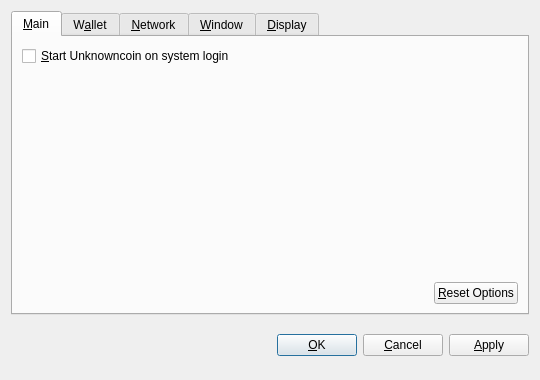
<?xml version="1.0" encoding="UTF-8"?>
<ui version="4.0">
 <class>OptionsDialog</class>
 <widget class="QDialog" name="OptionsDialog">
  <property name="geometry">
   <rect>
    <x>0</x>
    <y>0</y>
    <width>540</width>
    <height>380</height>
   </rect>
  </property>
  <property name="windowTitle">
   <string>Options</string>
  </property>
  <property name="modal">
   <bool>true</bool>
  </property>
  <layout class="QVBoxLayout" name="verticalLayout">
   <item>
    <widget class="QTabWidget" name="tabWidget">
     <property name="tabPosition">
      <enum>QTabWidget::North</enum>
     </property>
     <property name="currentIndex">
      <number>0</number>
     </property>
     <widget class="QWidget" name="tabMain">
      <attribute name="title">
       <string>&amp;Main</string>
      </attribute>
      <layout class="QVBoxLayout" name="verticalLayout_Main">
       <item>
        <widget class="QCheckBox" name="bitcoinAtStartup">
         <property name="toolTip">
          <string>Automatically start Unknowncoin after logging in to the system.</string>
         </property>
         <property name="text">
          <string>&amp;Start Unknowncoin on system login</string>
         </property>
        </widget>
       </item>
       <item>
        <spacer name="verticalSpacer_Main">
         <property name="orientation">
          <enum>Qt::Vertical</enum>
         </property>
         <property name="sizeHint" stdset="0">
          <size>
           <width>20</width>
           <height>40</height>
          </size>
         </property>
        </spacer>
       </item>
       <item>
        <layout class="QHBoxLayout" name="horizontalLayout_2_Main">
         <item>
          <spacer name="horizontalSpacer_2_Main">
           <property name="orientation">
            <enum>Qt::Horizontal</enum>
           </property>
           <property name="sizeHint" stdset="0">
            <size>
             <width>40</width>
             <height>20</height>
            </size>
           </property>
          </spacer>
         </item>
         <item>
          <widget class="QPushButton" name="resetButton">
           <property name="toolTip">
            <string>Reset all client options to default.</string>
           </property>
           <property name="text">
            <string>&amp;Reset Options</string>
           </property>
           <property name="autoDefault">
            <bool>false</bool>
           </property>
          </widget>
         </item>
        </layout>
       </item>
      </layout>
     </widget>
     <widget class="QWidget" name="tabWallet">
      <attribute name="title">
       <string>W&amp;allet</string>
      </attribute>
      <layout class="QVBoxLayout" name="verticalLayout_Network">
       <item>
        <widget class="QLabel" name="transactionFeeInfoLabel">
         <property name="text">
          <string>Optional transaction fee per kB that helps make sure your transactions are processed quickly. Most transactions are 1 kB.</string>
         </property>
         <property name="textFormat">
          <enum>Qt::PlainText</enum>
         </property>
         <property name="wordWrap">
          <bool>true</bool>
         </property>
        </widget>
       </item>
       <item>
        <layout class="QHBoxLayout" name="horizontalLayout_1_Main">
         <item>
          <widget class="QLabel" name="transactionFeeLabel">
           <property name="text">
            <string>Pay transaction &amp;fee</string>
           </property>
           <property name="textFormat">
            <enum>Qt::PlainText</enum>
           </property>
           <property name="buddy">
            <cstring>transactionFee</cstring>
           </property>
          </widget>
         </item>
         <item>
          <widget class="BitcoinAmountField" name="transactionFee"/>
         </item>
         <item>
          <spacer name="horizontalSpacer_1_Main">
           <property name="orientation">
            <enum>Qt::Horizontal</enum>
           </property>
           <property name="sizeHint" stdset="0">
            <size>
             <width>40</width>
             <height>20</height>
            </size>
           </property>
          </spacer>
         </item>
        </layout>
       </item>
       <item>
        <widget class="QLabel" name="label">
         <property name="text">
          <string>If you disable the spending of unconfirmed change, the change from a transaction cannot be used until that transaction has at least one confirmation. This also affects how your balance is computed.</string>
         </property>
         <property name="wordWrap">
          <bool>true</bool>
         </property>
        </widget>
       </item>
       <item>
        <widget class="QCheckBox" name="spendZeroConfChange">
         <property name="text">
          <string>Spend unconfirmed change  (experts only)</string>
         </property>
        </widget>
       </item>
       <item>
        <spacer name="verticalSpacer">
         <property name="orientation">
          <enum>Qt::Vertical</enum>
         </property>
         <property name="sizeHint" stdset="0">
          <size>
           <width>20</width>
           <height>40</height>
          </size>
         </property>
        </spacer>
       </item>
      </layout>
     </widget>
     <widget class="QWidget" name="tabNetwork">
      <attribute name="title">
       <string>&amp;Network</string>
      </attribute>
      <layout class="QVBoxLayout" name="verticalLayout_Network">
       <item>
        <widget class="QCheckBox" name="mapPortUpnp">
         <property name="toolTip">
          <string>Automatically open the Unknowncoin client port on the router. This only works when your router supports UPnP and it is enabled.</string>
         </property>
         <property name="text">
          <string>Map port using &amp;UPnP</string>
         </property>
        </widget>
       </item>
       <item>
        <widget class="QCheckBox" name="connectSocks">
         <property name="toolTip">
          <string>Connect to the Unknowncoin network through a SOCKS proxy (e.g. when connecting through Tor).</string>
         </property>
         <property name="text">
          <string>&amp;Connect through SOCKS proxy:</string>
         </property>
        </widget>
       </item>
       <item>
        <layout class="QHBoxLayout" name="horizontalLayout_Network">
         <item>
          <widget class="QLabel" name="proxyIpLabel">
           <property name="text">
            <string>Proxy &amp;IP:</string>
           </property>
           <property name="textFormat">
            <enum>Qt::PlainText</enum>
           </property>
           <property name="buddy">
            <cstring>proxyIp</cstring>
           </property>
          </widget>
         </item>
         <item>
          <widget class="QValidatedLineEdit" name="proxyIp">
           <property name="maximumSize">
            <size>
             <width>140</width>
             <height>16777215</height>
            </size>
           </property>
           <property name="toolTip">
            <string>IP address of the proxy (e.g. 127.0.0.1)</string>
           </property>
          </widget>
         </item>
         <item>
          <widget class="QLabel" name="proxyPortLabel">
           <property name="text">
            <string>&amp;Port:</string>
           </property>
           <property name="textFormat">
            <enum>Qt::PlainText</enum>
           </property>
           <property name="buddy">
            <cstring>proxyPort</cstring>
           </property>
          </widget>
         </item>
         <item>
          <widget class="QLineEdit" name="proxyPort">
           <property name="maximumSize">
            <size>
             <width>55</width>
             <height>16777215</height>
            </size>
           </property>
           <property name="toolTip">
            <string>Port of the proxy (e.g. 9050)</string>
           </property>
          </widget>
         </item>
         <item>
          <widget class="QLabel" name="socksVersionLabel">
           <property name="text">
            <string>SOCKS &amp;Version:</string>
           </property>
           <property name="textFormat">
            <enum>Qt::PlainText</enum>
           </property>
           <property name="buddy">
            <cstring>socksVersion</cstring>
           </property>
          </widget>
         </item>
         <item>
          <widget class="QValueComboBox" name="socksVersion">
           <property name="toolTip">
            <string>SOCKS version of the proxy (e.g. 5)</string>
           </property>
          </widget>
         </item>
         <item>
          <spacer name="horizontalSpacer_Network">
           <property name="orientation">
            <enum>Qt::Horizontal</enum>
           </property>
           <property name="sizeHint" stdset="0">
            <size>
             <width>40</width>
             <height>20</height>
            </size>
           </property>
          </spacer>
         </item>
        </layout>
       </item>
       <item>
        <spacer name="verticalSpacer_Network">
         <property name="orientation">
          <enum>Qt::Vertical</enum>
         </property>
         <property name="sizeHint" stdset="0">
          <size>
           <width>20</width>
           <height>40</height>
          </size>
         </property>
        </spacer>
       </item>
      </layout>
     </widget>
     <widget class="QWidget" name="tabWindow">
      <attribute name="title">
       <string>&amp;Window</string>
      </attribute>
      <layout class="QVBoxLayout" name="verticalLayout_Window">
       <item>
        <widget class="QCheckBox" name="minimizeToTray">
         <property name="toolTip">
          <string>Show only a tray icon after minimizing the window.</string>
         </property>
         <property name="text">
          <string>&amp;Minimize to the tray instead of the taskbar</string>
         </property>
        </widget>
       </item>
       <item>
        <widget class="QCheckBox" name="minimizeOnClose">
         <property name="toolTip">
          <string>Minimize instead of exit the application when the window is closed. When this option is enabled, the application will be closed only after selecting Quit in the menu.</string>
         </property>
         <property name="text">
          <string>M&amp;inimize on close</string>
         </property>
        </widget>
       </item>
       <item>
        <spacer name="verticalSpacer_Window">
         <property name="orientation">
          <enum>Qt::Vertical</enum>
         </property>
         <property name="sizeHint" stdset="0">
          <size>
           <width>20</width>
           <height>40</height>
          </size>
         </property>
        </spacer>
       </item>
      </layout>
     </widget>
     <widget class="QWidget" name="tabDisplay">
      <attribute name="title">
       <string>&amp;Display</string>
      </attribute>
      <layout class="QVBoxLayout" name="verticalLayout_Display">
       <item>
        <layout class="QHBoxLayout" name="horizontalLayout_1_Display">
         <item>
          <widget class="QLabel" name="langLabel">
           <property name="text">
            <string>User Interface &amp;language:</string>
           </property>
           <property name="textFormat">
            <enum>Qt::PlainText</enum>
           </property>
           <property name="buddy">
            <cstring>lang</cstring>
           </property>
          </widget>
         </item>
         <item>
          <widget class="QValueComboBox" name="lang">
           <property name="toolTip">
            <string>The user interface language can be set here. This setting will take effect after restarting Unknowncoin.</string>
           </property>
          </widget>
         </item>
        </layout>
       </item>
       <item>
        <layout class="QHBoxLayout" name="horizontalLayout_2_Display">
         <item>
          <widget class="QLabel" name="unitLabel">
           <property name="text">
            <string>&amp;Unit to show amounts in:</string>
           </property>
           <property name="textFormat">
            <enum>Qt::PlainText</enum>
           </property>
           <property name="buddy">
            <cstring>unit</cstring>
           </property>
          </widget>
         </item>
         <item>
          <widget class="QValueComboBox" name="unit">
           <property name="toolTip">
            <string>Choose the default subdivision unit to show in the interface and when sending coins.</string>
           </property>
          </widget>
         </item>
        </layout>
       </item>
       <item>
        <widget class="QCheckBox" name="displayAddresses">
         <property name="toolTip">
          <string>Whether to show Unknowncoin addresses in the transaction list or not.</string>
         </property>
         <property name="text">
          <string>&amp;Display addresses in transaction list</string>
         </property>
        </widget>
       </item>
       <item>
        <widget class="QCheckBox" name="coinControlFeatures">
         <property name="toolTip">
          <string>Whether to show coin control features or not.</string>
         </property>
         <property name="text">
          <string>Display coin &amp;control features (experts only!)</string>
         </property>
        </widget>
       </item>
       <item>
        <spacer name="verticalSpacer_Display">
         <property name="orientation">
          <enum>Qt::Vertical</enum>
         </property>
         <property name="sizeHint" stdset="0">
          <size>
           <width>20</width>
           <height>40</height>
          </size>
         </property>
        </spacer>
       </item>
      </layout>
     </widget>
    </widget>
   </item>
   <item>
    <layout class="QHBoxLayout" name="horizontalLayout_Buttons">
     <item>
      <spacer name="horizontalSpacer_1">
       <property name="orientation">
        <enum>Qt::Horizontal</enum>
       </property>
       <property name="sizeHint" stdset="0">
        <size>
         <width>40</width>
         <height>48</height>
        </size>
       </property>
      </spacer>
     </item>
     <item>
      <widget class="QLabel" name="statusLabel">
       <property name="font">
        <font>
         <weight>75</weight>
         <bold>true</bold>
        </font>
       </property>
       <property name="text">
        <string/>
       </property>
       <property name="textFormat">
        <enum>Qt::PlainText</enum>
       </property>
       <property name="wordWrap">
        <bool>true</bool>
       </property>
      </widget>
     </item>
     <item>
      <spacer name="horizontalSpacer_2">
       <property name="orientation">
        <enum>Qt::Horizontal</enum>
       </property>
       <property name="sizeHint" stdset="0">
        <size>
         <width>40</width>
         <height>48</height>
        </size>
       </property>
      </spacer>
     </item>
     <item>
      <widget class="QPushButton" name="okButton">
       <property name="text">
        <string>&amp;OK</string>
       </property>
      </widget>
     </item>
     <item>
      <widget class="QPushButton" name="cancelButton">
       <property name="text">
        <string>&amp;Cancel</string>
       </property>
       <property name="autoDefault">
        <bool>false</bool>
       </property>
      </widget>
     </item>
     <item>
      <widget class="QPushButton" name="applyButton">
       <property name="text">
        <string>&amp;Apply</string>
       </property>
       <property name="autoDefault">
        <bool>false</bool>
       </property>
      </widget>
     </item>
    </layout>
   </item>
  </layout>
 </widget>
 <customwidgets>
  <customwidget>
   <class>BitcoinAmountField</class>
   <extends>QSpinBox</extends>
   <header>bitcoinamountfield.h</header>
  </customwidget>
  <customwidget>
   <class>QValueComboBox</class>
   <extends>QComboBox</extends>
   <header>qvaluecombobox.h</header>
  </customwidget>
  <customwidget>
   <class>QValidatedLineEdit</class>
   <extends>QLineEdit</extends>
   <header>qvalidatedlineedit.h</header>
  </customwidget>
 </customwidgets>
 <resources/>
 <connections/>
</ui>
